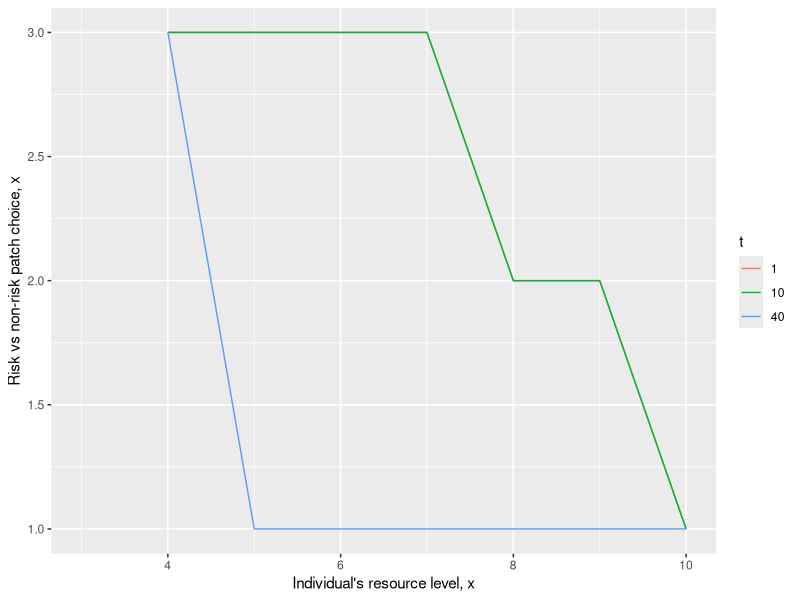

Write the R code that produced this figure. (Note: this script raises an error after producing the figure.)
# dynamic modeling exercise
# Mangel & Clark chapter 2 page 52

# parameters
library("raster")
library("ggplot2")

params <- data.frame(
  patch=1:3
  ,beta=c(0,0.004,0.02)
  ,alpha=1
  ,lambda=c(0,0.4,0.6)
  ,Y=c(0,3,5)
)

xc <- 3

# max dimension C (see Mangel & Clark p53)
C <- 10

# values of x
x.vals <- seq(0, C, 1)

# vector representing F(x, t+1, T)
# initialize with values x0 = xc to xmax = dim
F1 <- ifelse(x.vals > xc,1,0)

Tmax <- 40


data.all <- NULL

# loop in a reversed fashion 
# from Tmax to larger timespans
for (t in seq(Tmax,1,-1))
{
  # data.frame giving reproductive value
  # and patch choice for each level of x
  F0_D <- data.frame(x=x.vals
                     ,Vmax=0
                     ,patch=NA)
  
  # now step 2 of the algorithm, cycle over the 
  # values of x and then for each value of x
  # cycle over the different patch combinations
  for (iter.x.i in 1:length(x.vals))
  {
    x.val.i <- x.vals[[iter.x.i]]
    
    if (x.val.i <= xc)
    {
      next
    }
    
    Vi_max <- 0
    patch_max <- 0
    
    # now check which patch gives maximal gains
    for (patch.i in 1:nrow(params)) 
    {
      alpha.i  <- params[params$patch == patch.i,"alpha"]
      Y.i <- params[params$patch == patch.i,"Y"]
      lambda.i <- params[params$patch == patch.i,"lambda"]
      beta.i <- params[params$patch == patch.i,"beta"]

      # calculate x'
      xprime <- clamp(x.val.i - alpha.i + Y.i 
                     ,xc
                     ,C
                     )
      
      # calculate x''
      xprimeprime <- clamp(x.val.i - alpha.i 
                           ,xc
                           ,C)
      
      # get the survival values from the next
      # timestep as we are doing backwards iteration
      print(F1)
      
      # check if the values of F1 exist for this level of x
      stopifnot(!is.na(F1[[match(xprime,x.vals)]]))
      stopifnot(!is.na(F1[[match(xprimeprime,x.vals)]]))
      
      # calculate Vi
      Vi <- clamp(
            (1.0 - beta.i) * (
            lambda.i * F1[[match(xprime,x.vals)]]
            + (1.0 - lambda.i) * F1[[match(xprimeprime,x.vals)]] 
          )
          ,0
          ,1
      )
      
      print(paste("t:"
                  ,t
                  ,"Vi:"
                  ,Vi
                  ,"patch:"
                  ,patch.i
                  ))
      
      if (Vi > Vi_max)
      {
        Vi_max <- Vi
        patch_max <- patch.i
      }
    } # end for patch.i
    
    
    F0_D[F0_D$x == x.val.i,c("Vmax","patch")] <- c(Vi_max, patch_max)
  } # end for x.val.i

  print(F0_D)  
  F1 <- F0_D$Vmax
  
  # add the current value of t to the data.frame
  F0_D$t <- t
 
  # append data 
  if (is.null(data.all)) {
    data.all <- F0_D
  } else {
    data.all <- rbind(data.all,F0_D)
  }
} # end for (t in seq(T,0,-1))

data.all$t <- as.factor(data.all$t)

data.all <- data.all[data.all$t %in% c(1,10,Tmax),]

ggplot(data=data.all[data.all$x>=xc,], aes(x=x,y=patch)) +
  geom_line(aes(color=t)) +
  xlab("Individual's resource level, x") +
  ylab("Risk vs non-risk patch choice, x") +

ggsave("page55_output_graph.pdf")
